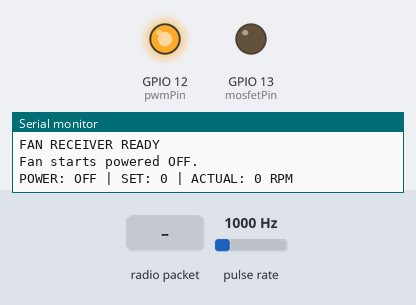
The sketch below on a simulated ESP32. Parts: output pins drawn as LEDs (lit = HIGH), the last lines printed to the serial monitor. Wiring (inferred from the names in the program): pulse sensor: data GPIO 4. The inputs (shaded band) are chosen by the test bench; at power-on: pulse rate 1000 Hz. No radio packets arrive unless stated.

Above: at 1.2 s.
1.3 s: radio packet "POWER=1" arrives
At 2.0 s:
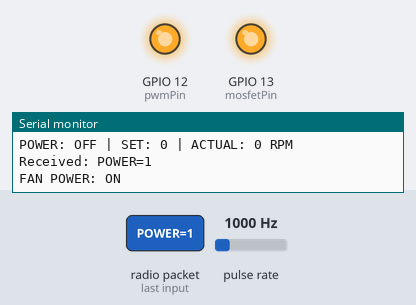
4.3 s: radio packet "POWER=0" arrives
At 5.5 s:
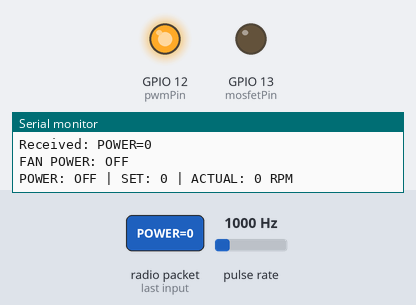
Timing chart, 0 to 7.3 s (numbered marks = the images above; inputs shaded):
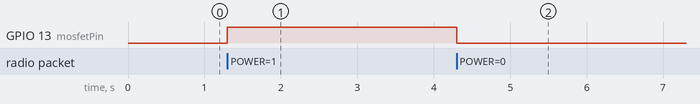

Measured:
- after the input at 1.3 s, GPIO 13 (mosfetPin): LOW → HIGH at once
- after the input at 4.3 s, GPIO 13 (mosfetPin): HIGH → LOW at once

The sketch:

receiver.ino
```cpp
#include <SPI.h>
#include <LoRa.h>

// =============================
// LoRa pins
// =============================
#define LORA_SCK   5
#define LORA_MISO  19
#define LORA_MOSI  27
#define LORA_CS    18
#define LORA_RST   23
#define LORA_DIO0  26

// =============================
// Fan pins
// =============================
const int tachPin   = 4;
const int pwmPin    = 12;
const int mosfetPin = 13;

// =============================
// Variables
// =============================
volatile unsigned long pulseCount = 0;

unsigned long lastRPMTime = 0;

int targetRPM = 0;
int actualRPM = 0;

bool fanPowerOn = false;

// =============================
// Tach interrupt
// =============================
void IRAM_ATTR tachISR()
{
    pulseCount++;
}

// =============================
// Hard power control
// =============================
void setFanPower(bool state)
{
    fanPowerOn = state;

    // Reset tach counter whenever
    // power state changes
    noInterrupts();
    pulseCount = 0;
    interrupts();

    if (fanPowerOn)
    {
        // Turn fan power ON
        digitalWrite(mosfetPin, HIGH);

        // Enable tach pull-up only
        // while the fan is powered
        pinMode(tachPin, INPUT_PULLUP);

        Serial.println("FAN POWER: ON");
    }
    else
    {
        // Disable tach pull-up FIRST
        // so 3.3V cannot backfeed
        // into the unpowered fan
        pinMode(tachPin, INPUT);

        // Turn fan power OFF
        digitalWrite(mosfetPin, LOW);

        actualRPM = 0;

        Serial.println("FAN POWER: OFF");
    }
}

// =============================
// Set fan PWM
// =============================
void setFanRPM(int requestedRPM)
{
    requestedRPM = constrain(requestedRPM, 0, 2700);

    targetRPM = requestedRPM;

    int fanDuty = map(targetRPM, 0, 2700, 0, 255);

    /*
       The 2N2222 inverts the fan PWM signal.

       Higher requested fan duty
       therefore requires lower GPIO duty.
    */

    int transistorDuty =
        255 - fanDuty;

    ledcWrite(pwmPin, transistorDuty);

    Serial.print("Target RPM: ");
    Serial.print(targetRPM);

    Serial.print(" | Fan PWM: ");
    Serial.println(fanDuty);
}

// =============================
// Setup
// =============================
void setup()
{
    Serial.begin(115200);

    // =========================
    // MOSFET POWER
    // =========================
    pinMode(mosfetPin, OUTPUT);

    // Safe startup:
    // fan power OFF
    digitalWrite(mosfetPin, LOW);

    fanPowerOn = false;

    // =========================
    // TACHOMETER
    // =========================

    /*
       IMPORTANT:
       Do NOT use an external pull-up
       from tach to 3.3V for this test.

       Fan OFF:
       GPIO stays high impedance.

       Fan ON:
       ESP32 internal pull-up is enabled.
    */

    pinMode(tachPin, INPUT);

    attachInterrupt(digitalPinToInterrupt(tachPin), tachISR, FALLING);

    // =========================
    // FAN PWM
    // =========================
    ledcAttach(pwmPin, 25000, 8);

    // Initial PWM command
    setFanRPM(0);

    // =========================
    // LoRa
    // =========================
    SPI.begin(LORA_SCK, LORA_MISO, LORA_MOSI, LORA_CS);

    LoRa.setPins(LORA_CS, LORA_RST, LORA_DIO0);

    if (!LoRa.begin(915E6))
    {
        Serial.println("LoRa initialization failed");

        while (true);
    }

    Serial.println();
    Serial.println("FAN RECEIVER READY");

    Serial.println("Fan starts powered OFF.");
}

// =============================
// Main loop
// =============================
void loop()
{
    // =========================
    // RECEIVE LoRa PACKET
    // =========================
    int packetSize =
        LoRa.parsePacket();

    if (packetSize)
    {
        String message = "";

        while (LoRa.available())
        {
            message +=
                (char)LoRa.read();
        }

        Serial.print("Received: ");
        Serial.println(message);

        // =====================
        // RPM COMMAND
        // =====================
        if (message.startsWith("RPM="))
        {
            int receivedRPM =
                message
                .substring(4)
                .toInt();

            receivedRPM =
                constrain(receivedRPM, 0, 2700);

            setFanRPM(receivedRPM);
        }

        // =====================
        // POWER ON
        // =====================
        else if (message == "POWER=1")
        {
            setFanPower(true);
        }

        // =====================
        // POWER OFF
        // =====================
        else if (message == "POWER=0")
        {
            setFanPower(false);
        }
    }

    // =========================
    // RPM MEASUREMENT
    // =========================
    if (millis() - lastRPMTime >= 1000)
    {
        noInterrupts();

        unsigned long pulses =
            pulseCount;

        pulseCount = 0;

        interrupts();

        if (fanPowerOn)
        {
            /*
               Assuming:
               2 tach pulses
               per revolution

               1 second sample:

               RPM =
               pulses × 60 / 2
               = pulses × 30
            */

            actualRPM =
                pulses * 30;
        }
        else
        {
            actualRPM = 0;
        }

        // =====================
        // SERIAL OUTPUT
        // =====================
        Serial.print("POWER: ");

        if (fanPowerOn)
            Serial.print("ON");
        else
            Serial.print("OFF");

        Serial.print(" | SET: ");
        Serial.print(targetRPM);

        Serial.print(" | ACTUAL: ");
        Serial.print(actualRPM);

        Serial.println(" RPM");

        // =====================
        // SEND RPM FEEDBACK
        // =====================
        LoRa.beginPacket();

        LoRa.print("ACTUAL=");
        LoRa.print(actualRPM);

        LoRa.endPacket();

        lastRPMTime += 1000;
    }
}
```
